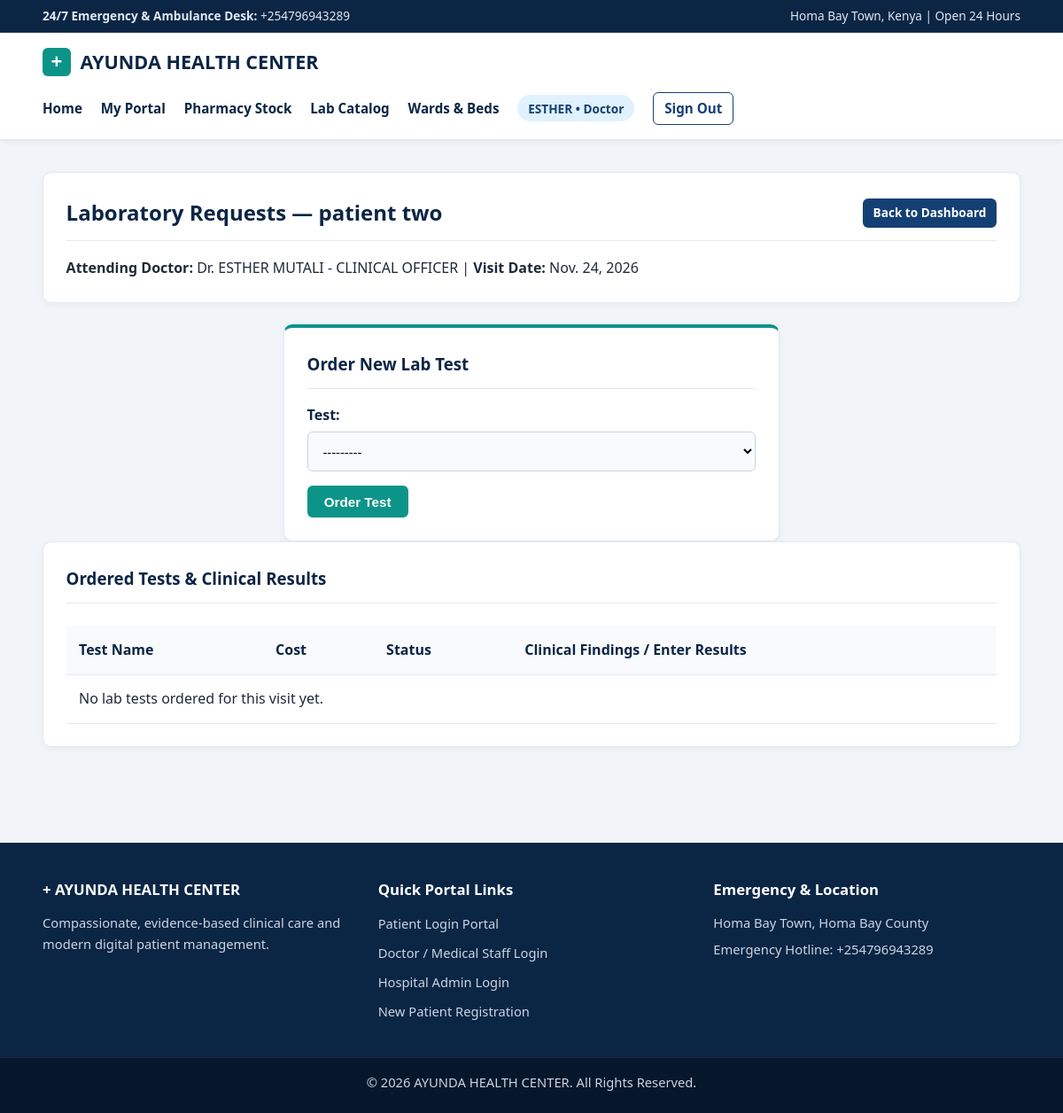
Page /laboratory/appointment/4/ (signed in) on the committed database.
### accounts/models.py (models this page shows, shortened)
class User(AbstractUser):
    class Role(models.TextChoices):
        ADMIN = 'ADMIN', 'Admin'
        DOCTOR = 'DOCTOR', 'Doctor'
        PATIENT = 'PATIENT', 'Patient'
    role = models.CharField(
        max_length=15,
        choices=Role.choices,
        default=Role.PATIENT
    )
    phone_number = models.CharField(max_length=15, blank=True, null=True)

class PatientProfile(models.Model):
    user = models.OneToOneField(User, on_delete=models.CASCADE, related_name='patient_profile')
    date_of_birth = models.DateField(blank=True, null=True)
    blood_group = models.CharField(max_length=5, blank=True, null=True)
    emergency_contact = models.CharField(max_length=15, blank=True, null=True)
    address = models.TextField(blank=True, null=True)
    is_approved = models.BooleanField(default=False)
    def __str__(self):
        return f"{self.user.get_full_name() or self.user.username}"

class DoctorProfile(models.Model):
    user = models.OneToOneField(User, on_delete=models.CASCADE, related_name='doctor_profile')
    specialization = models.CharField(max_length=100)
    license_number = models.CharField(max_length=50, unique=True)
    consultation_fee = models.DecimalField(max_digits=10, decimal_places=2, default=0.00)
    is_approved = models.BooleanField(default=True)
    def __str__(self):
        return f"Dr. {self.user.get_full_name() or self.user.username} - {self.specialization}"

### hospital/models.py (models this page shows, shortened)
class Appointment(models.Model):
    class Status(models.TextChoices):
        PENDING = 'PENDING', 'Pending'
        APPROVED = 'APPROVED', 'Approved'
        COMPLETED = 'COMPLETED', 'Completed'
        CANCELLED = 'CANCELLED', 'Cancelled'
    patient = models.ForeignKey(PatientProfile, on_delete=models.CASCADE, related_name='appointments')
    doctor = models.ForeignKey(DoctorProfile, on_delete=models.CASCADE, related_name='appointments')
    appointment_date = models.DateField()
    time_slot = models.TimeField()
    symptoms = models.TextField()
    status = models.CharField(
        max_length=15,
        choices=Status.choices,
        default=Status.PENDING
    )
    created_at = models.DateTimeField(auto_now_add=True)
    class Meta:
        ordering = ['-appointment_date', '-time_slot']

### hospital/extra_views.py (the view, shortened to what this page needs)
# urls.py: path('laboratory/appointment/<int:appointment_id>/', views.manage_appointment_labs, name='manage_appointment_labs'),
@login_required
def manage_appointment_labs(request, appointment_id):
    if request.user.role not in [User.Role.ADMIN, User.Role.DOCTOR] and not request.user.is_superuser:
        return redirect('dashboard_redirect')
    appointment = get_object_or_404(Appointment, id=appointment_id)
    lab_requests = appointment.lab_requests.all().order_by('-requested_at')
    return render(request, 'hospital/manage_labs.html', {
        'appointment': appointment,
        'lab_requests': lab_requests,
        'req_form': LabRequestForm(),
    })

### hospital/forms.py
class LabRequestForm(forms.ModelForm):
    class Meta:
        model = LabRequest
        fields = ('test',)

### hospital/models.py (called while the page is built)
    def __str__(self):
        return f"{self.name} (KES {self.cost})"

### templates/hospital/manage_labs.html (shortened to what this page needs)
{% extends 'base.html' %}
{% block content %}
<div class="card">
    <div class="card-header">
        <h2>Laboratory Requests — {{ appointment.patient }}</h2>
        <a href="{% url 'dashboard_redirect' %}" class="btn btn-navy btn-sm">Back to Dashboard</a>
    </div>
    <p><strong>Attending Doctor:</strong> {{ appointment.doctor }} | <strong>Visit Date:</strong> {{ appointment.appointment_date }}</p>
</div>
<div class="card form-card">
    <div class="card-header"><h3>Order New Lab Test</h3></div>
    <form method="post">
        {{ req_form.as_p }}
        <button type="submit" class="btn btn-teal">Order Test</button>
    </form>
</div>
<div class="card">
    <div class="card-header"><h3>Ordered Tests & Clinical Results</h3></div>
    <div class="table-responsive">
        <table>
            <thead>
                <tr><th>Test Name</th><th>Cost</th><th>Status</th><th>Clinical Findings / Enter Results</th></tr>
            </thead>
            <tbody>
                {% for req in lab_requests %}
                <tr>
                    <td><strong>{{ req.test.name }}</strong></td>
                    <td>KES {{ req.test.cost }}</td>
                    <td>
                        {% if req.status == 'COMPLETED' %}
                            <span class="badge badge-completed">Completed</span>
                        {% else %}
                            <span class="badge badge-pending">Pending</span>
                        {% endif %}
                    </td>
                    <td>
                        {% if req.status == 'COMPLETED' %}
                            <p>{{ req.result_notes }}</p>
                            <small style="color:#64748b;">Completed: {{ req.completed_at|date:"M d, Y H:i" }}</small>
                        {% else %}
                            <form method="post" style="display:flex; gap:0.5rem; align-items:center;">
                                {% csrf_token %}
                                <input type="hidden" name="action" value="submit_result">
                                <input type="hidden" name="lab_request_id" value="{{ req.id }}">
                                <input type="text" name="result_notes" placeholder="Enter test result..." required style="padding:0.4rem;">
                                <button type="submit" class="btn btn-success btn-sm">Save Result</button>
                            </form>
                        {% endif %}
                    </td>
                </tr>
                {% empty %}
                <tr><td colspan="4">No lab tests ordered for this visit yet.</td></tr>
                {% endfor %}
            </tbody>
        </table>
    </div>
</div>
{% endblock %}

### templates/base.html (shortened to what this page needs)
{% load static %}
<!DOCTYPE html>
<html lang="en">
<head>
    <link rel="stylesheet" href="{% static 'css/style.css' %}?v=3">
    <link rel="stylesheet" href="{% static 'css/footer.css' %}?v=2">
</head>
<body>
    <div class="top-medical-bar">
        <div class="container top-bar-content">
            <span><strong>24/7 Emergency & Ambulance Desk:</strong> +254796943289</span>
            <span>Homa Bay Town, Kenya | Open 24 Hours</span>
        </div>
    </div>
    <header class="navbar">
        <div class="container nav-content">
            <a href="{% url 'home' %}" class="brand">
                <span class="medical-cross">+</span>
                <span>AYUNDA HEALTH CENTER</span>
            </a>
            <ul class="nav-links">
                <li><a href="{% url 'home' %}">Home</a></li>
                {% if user.is_authenticated %}
                    <li><a href="{% url 'dashboard_redirect' %}">My Portal</a></li>
                    {% if user.role == 'ADMIN' or user.role == 'DOCTOR' or user.is_superuser %}
                        <li><a href="{% url 'pharmacy_inventory' %}">Pharmacy Stock</a></li>
                        <li><a href="{% url 'lab_catalog' %}">Lab Catalog</a></li>
                        <li><a href="{% url 'ward_management' %}">Wards & Beds</a></li>
                    {% endif %}
                    <li><span class="user-badge">{{ user.username }} &bull; {{ user.get_role_display }}</span></li>
                    <li><a href="{% url 'logout' %}" class="btn btn-outline btn-sm">Sign Out</a></li>
                {% else %}
                    <li><a href="{% url 'patient_login' %}">Patient Login</a></li>
                    <li><a href="{% url 'doctor_login' %}">Doctor Login</a></li>
                    <li><a href="{% url 'admin_login' %}">Admin Login</a></li>
                    <li><a href="{% url 'register_patient' %}" class="btn btn-teal">Register</a></li>
                {% endif %}
            </ul>
        </div>
    </header>
    <main class="container main-content">
        {% block content %}{% endblock %}
    </main>
    <footer class="footer">
        <div class="container footer-grid">
            <div>
                <h4>+ AYUNDA HEALTH CENTER</h4>
                <p>Compassionate, evidence-based clinical care and modern digital patient management.</p>
            </div>
            <div>
                <h4>Quick Portal Links</h4>
                <ul class="footer-links">
                    <li><a href="{% url 'patient_login' %}">Patient Login Portal</a></li>
                    <li><a href="{% url 'doctor_login' %}">Doctor / Medical Staff Login</a></li>
                    <li><a href="{% url 'admin_login' %}">Hospital Admin Login</a></li>
                    <li><a href="{% url 'register_patient' %}">New Patient Registration</a></li>
                </ul>
            </div>
            <div>
                <h4>Emergency & Location</h4>
                <p>Homa Bay Town, Homa Bay County</p>
                <p>Emergency Hotline: +254796943289</p>
            </div>
        </div>
        <div class="footer-bottom">
            <p>&copy; 2026 AYUNDA HEALTH CENTER. All Rights Reserved.</p>
        </div>
    </footer>
</body>
</html>

### static/css/style.css (style rules this page uses)
:root { --navy-dark: #0b2545; --navy-primary: #134074; --teal-primary: #0d9488; --teal-dark: #0f766e; --teal-light: #ccfbf1; --bg-clinical: #f1f5f9; --surface-white: #ffffff; --text-main: #1e293b; --text-muted: #64748b; --border-subtle: #e2e8f0; }
* { box-sizing: border-box; margin: 0; padding: 0; }
body { font-family: 'Segoe UI', system-ui, -apple-system, sans-serif; background-color: var(--bg-clinical); color: var(--text-main); line-height: 1.6; display: flex; flex-direction: column; min-height: 100vh; }
.container { width: 92%; max-width: 1200px; margin: 0 auto; }
.top-medical-bar { background-color: #0b2545; color: #e2e8f0; font-size: 0.85rem; padding: 0.45rem 0; border-bottom: 1px solid rgba(255, 255, 255, 0.1); }
.top-bar-content { display: flex; justify-content: space-between; align-items: center; flex-wrap: wrap; gap: 0.5rem; }
.navbar { background-color: #ffffff; padding: 1rem 0; border-bottom: 2px solid #e2e8f0; box-shadow: 0 2px 6px rgba(15, 23, 42, 0.04); position: sticky; top: 0; z-index: 100; }
.nav-content { display: flex; justify-content: space-between; align-items: center; flex-wrap: wrap; gap: 1rem; }
.brand { display: flex; align-items: center; gap: 0.65rem; font-size: 1.35rem; font-weight: 800; color: #0b2545; text-decoration: none; }
.medical-cross { display: inline-flex; align-items: center; justify-content: center; width: 32px; height: 32px; background-color: #0d9488; color: #ffffff; border-radius: 6px; font-size: 1.4rem; font-weight: 900; line-height: 1; }
.nav-links { list-style: none; display: flex; align-items: center; gap: 1.3rem; flex-wrap: wrap; }
.nav-links a { color: #0b2545; text-decoration: none; font-weight: 600; font-size: 0.95rem; }
.user-badge { background-color: #e0f2fe; color: #134074; padding: 0.35rem 0.75rem; border-radius: 20px; font-size: 0.85rem; font-weight: 600; }
.main-content { flex: 1; padding: 2.2rem 0; }
.btn { display: inline-block; padding: 0.6rem 1.2rem; border-radius: 6px; text-decoration: none; font-weight: 600; border: none; cursor: pointer; font-size: 0.95rem; transition: all 0.2s ease; }
.btn-sm { padding: 0.35rem 0.75rem; font-size: 0.85rem; }
.btn-teal, .btn-primary { background-color: #0d9488; color: #ffffff !important; }
.btn-navy { background-color: #134074; color: #ffffff !important; }
.btn-outline { border: 1.5px solid #134074; color: #134074 !important; background: transparent; }
.card { background-color: #ffffff; border: 1px solid #e2e8f0; border-radius: 10px; padding: 1.6rem; box-shadow: 0 2px 8px rgba(15, 23, 42, 0.04); margin-bottom: 1.5rem; }
.card-header { display: flex; justify-content: space-between; align-items: center; margin-bottom: 1.1rem; border-bottom: 1px solid #e2e8f0; padding-bottom: 0.75rem; }
.card-header h2, .card-header h3 { color: #0b2545; }
.form-card { max-width: 560px; margin: 0 auto; border-top: 4px solid #0d9488; }
form p { margin-bottom: 1rem; }
form label { display: block; font-weight: 600; margin-bottom: 0.35rem; color: #0b2545; }
form input, form select, form textarea { width: 100%; padding: 0.65rem 0.8rem; border: 1px solid #cbd5e1; border-radius: 6px; font-size: 0.95rem; font-family: inherit; background-color: #f8fafc; }
.table-responsive { overflow-x: auto; }
table { width: 100%; border-collapse: collapse; margin-top: 0.5rem; }
th, td { padding: 0.9rem; text-align: left; border-bottom: 1px solid #e2e8f0; }
th { background-color: #f8fafc; font-weight: 700; color: #0b2545; }

### static/css/footer.css (style rules this page uses)
footer.footer { background-color: #0b2545; color: #cbd5e1; padding-top: 2.5rem; margin-top: 3rem; width: 100%; display: block; }
.footer-grid { display: grid; grid-template-columns: repeat(auto-fit, minmax(240px, 1fr)); gap: 2rem; padding-bottom: 2rem; }
footer.footer h4 { color: #ffffff; margin-bottom: 0.8rem; font-size: 1.05rem; font-weight: 700; }
footer.footer p { color: #cbd5e1; font-size: 0.92rem; margin-bottom: 0.4rem; }
.footer-links { list-style: none; padding: 0; }
.footer-links li { margin-bottom: 0.45rem; }
.footer-links a { color: #cbd5e1; text-decoration: none; font-size: 0.92rem; }
.footer-bottom { background-color: #06162b; text-align: center; padding: 1rem 0; font-size: 0.85rem; color: #94a3b8; border-top: 1px solid rgba(255, 255, 255, 0.08); }

### rows in the picture
User: username "ESTHER", role "Doctor"
Appointment: patient "patient two", doctor "Dr. ESTHER MUTALI - CLINICAL OFFICER", appointment_date "Nov. 24, 2026"
